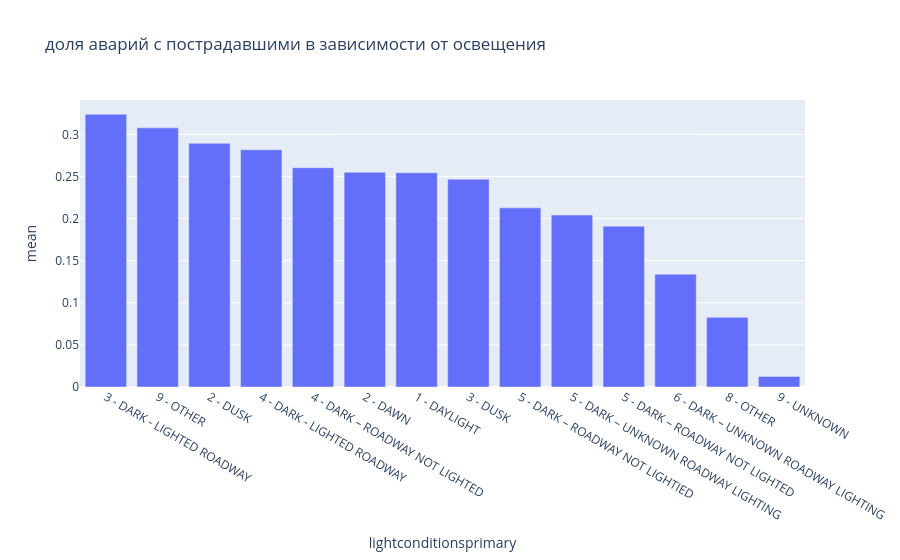

Write notebook code for a chart like this one.
### Markdown cell above
Гипотеза: недостаточная освещённость повышает вероятность дтп с пострадавшими.

### Code cell
px.bar(df.groupby('lightconditionsprimary')['target'].agg(['count', 'mean']).sort_values('mean', ascending=False).reset_index(), 
       x='lightconditionsprimary', y='mean', title='доля аварий с пострадавшими в зависимости от освещения')

### Figure 1 — Plotly figure (JSON) as saved in the notebook; plotly's stock layout.template omitted (floating-point values rounded to 4 significant figures)
{"data": [{"hovertemplate": "lightconditionsprimary=%{x}<br>mean=%{y}<extra></extra>", "legendgroup": "", "marker": {"color": "#636efa", "pattern": {"shape": ""}}, "name": "", "orientation": "v", "showlegend": false, "textposition": "auto", "type": "bar", "x": ["3 - DARK - LIGHTED ROADWAY", "9 - OTHER", "2 - DUSK", "4 - DARK - LIGHTED ROADWAY", "4 - DARK – ROADWAY NOT LIGHTED", "2 - DAWN", "1 - DAYLIGHT", "3 - DUSK", "5 - DARK – ROADWAY NOT LIGHTIED", "5 - DARK – UNKNOWN ROADWAY LIGHTING", "5 - DARK – ROADWAY NOT LIGHTED", "6 - DARK – UNKNOWN ROADWAY LIGHTING", "8 - OTHER", "9 - UNKNOWN"], "xaxis": "x", "y": [0.3237, 0.3077, 0.2894, 0.2816, 0.2603, 0.2548, 0.2543, 0.2466, 0.2127, 0.2041, 0.191, 0.1339, 0.08271, 0.0126], "yaxis": "y"}], "layout": {"barmode": "relative", "legend": {"tracegroupgap": 0}, "title": {"text": "доля аварий с пострадавшими в зависимости от освещения"}, "xaxis": {"anchor": "y", "domain": [0, 1], "title": {"text": "lightconditionsprimary"}}, "yaxis": {"anchor": "x", "domain": [0, 1], "title": {"text": "mean"}}}}
